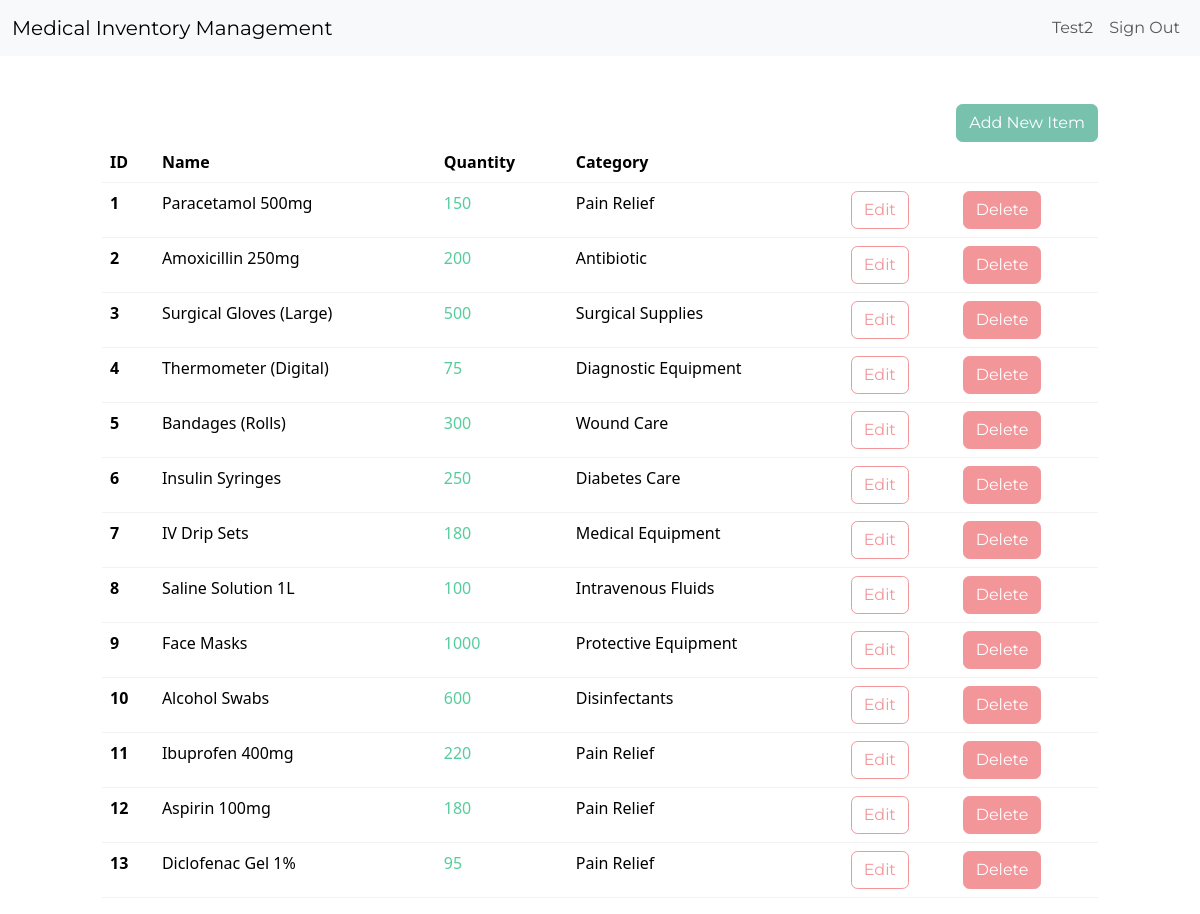
Before: /dashboard/ (signed in) with the older database file.
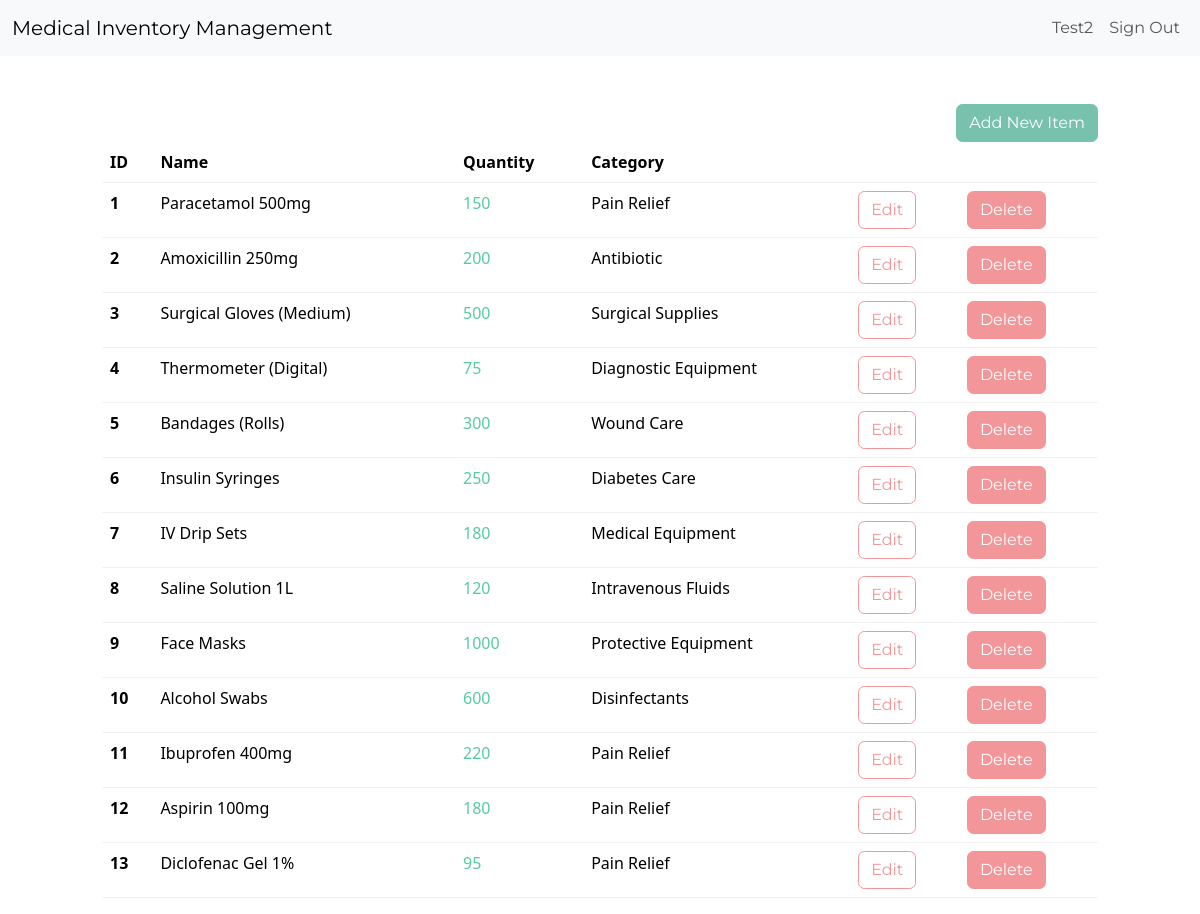
After: the same page with the newer database file.
### medical_inventory/models.py (models this page shows, shortened)
class InventoryItem(models.Model):
    name = models.CharField(max_length=200)
    quantity = models.IntegerField()
    category = models.ForeignKey('Category', on_delete=models.SET_NULL, blank=True, null=True)
    date_created = models.DateTimeField(auto_now_add=True)
    user = models.ForeignKey(User, on_delete=models.CASCADE)

class Category(models.Model):
    name = models.CharField(max_length=200)
    class Meta:
        verbose_name_plural = 'Categories'

### medical_inventory/views.py (the view)
# urls.py: path('dashboard/', Dashboard.as_view(), name='dashboard'),
class Dashboard(LoginRequiredMixin, View):
    def get(self, request):
        items = InventoryItem.objects.filter(user=self.request.user.id).order_by('id')
        low_inventory = InventoryItem.objects.filter(
            user=self.request.user.id,
            quantity__lte=settings.LOW_QUANTITY
        )
        if low_inventory.count() > 0:
            if low_inventory.count() > 1:
                messages.error(request, f'{low_inventory.count()} items have low inventory!')
            else:
                messages.error(request, f'{low_inventory.count()} item has low inventory')
        low_inventory_ids = InventoryItem.objects.filter(
            user=self.request.user.id,
            quantity__lte=settings.LOW_QUANTITY
        ).values_list('id', flat=True)
        return render(request, 'medical_inventory/dashboard.html', {'items': items, 'low_inventory_ids': low_inventory_ids})

### medical_inventory/templates/medical_inventory/dashboard.html (shortened to what this page needs)
<!DOCTYPE html>
<html lang="en">
<head>
</head>
<body>
  {% extends 'medical_inventory/base.html' %}
  {% block content %}
    <div class="row">
      <div class="col-md-10 col-12 mx-auto mt-5">
        <div class="d-flex justify-content-end">
            <a href="{% url 'add-item' %}" class="btn btn-primary">Add New Item</a>
        </div>
          <table class="table table-hover table-stripped">
              <thead>
                <tr>
                    <th scope="col">ID</th>
                    <th scope="col">Name</th>
                    <th scope="col">Quantity</th>
                    <th scope="col">Category</th>
                    <th scope="col"></th>
                    <th scope="col"></th>
                </tr>
              </thead>
              <tbody>
                {% for item in items %}
                <tr>
                    <th scope="row">{{ item.id }}</th>
                    <td>{{ item.name }}</td>
                    {% if item.id in low_inventory_ids %}
                        <td class="text-danger">{{ item.quantity }}</td>
                    {% else %}
                        <td class="text-success">{{ item.quantity }}</td>
                    {% endif %}
                    <td>{{ item.category.name }}</td>
                    <td><a href="{% url 'edit-item' item.id %}" class="btn btn-outline-secondary">Edit</a></td>
                    <td><a href="{% url 'delete-item' item.id %}" class="btn btn-secondary">Delete</a></td>
                </tr>
                {% endfor %}
              </tbody>
          </table>
      </div>
    </div>
  {% endblock content %}

Changed rows visible on the page:
changed InventoryItem "Surgical Supplies": name "Surgical Gloves (Large)" → "Surgical Gloves (Medium)"
changed InventoryItem "Saline Solution 1L": quantity "100" → "120"
